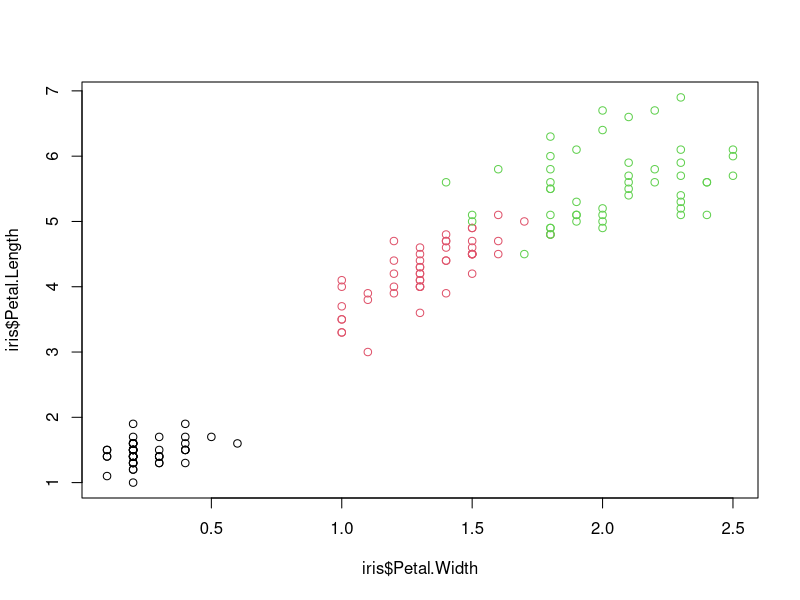

Write the R code that produced this figure.
################### KNN ###################

# Distance euclidienne entre p vecteurs de dimension n
distance_euclidienne <- function(matrice, vecteur) {
    # Initialisation des variables
    distance <- c()
    # Calcul des distances
    for (i in 1:seq_len(dim(matrice))[1]){
        distance <- c(distance, sqrt(sum((matrice[i, ] - vecteur)^2)))
    }
    return(distance)
}

KNN_simple <- function(data, target, k) { # nolint: object_name_linter.
    # Initialisation des variables
    indices <- c()

    # Calcul des distances
    distance <- distance_euclidienne(data, target)

    # Récupération des kppv en fonction des kppd
    kppd <- sort(distance)[1:k]
    for (i in 1:k){
        indices <- c(indices, which(distance == kppd[i]))
    }

    kppv <- c()
    for (i in 1:k){
        kppv <- c(kppv, data[indices[i]])
    }

    # On retourne les indices et les kppv
    return(indices)
}

# On classe les kppv en moyennant les valeurs des classes des kppv
KNN <- function(data, target, k) { # nolint: object_name_linter.
    # Initialisation des variables
    indices <- KNN_simple(data, target, k)

    # Classement
    interet <- iris$Species[indices]
    occurences <- names(sort(table(interet), decreasing = TRUE)[1])

    # Return
    return(occurences)
}

################### Tests ###################
plot(iris$Petal.Width, iris$Petal.Length, col = iris$Species)

KNN(matrix(iris$Petal.Width, ncol = 1), c(1.0), 3) # Versicolor
KNN(matrix(iris$Petal.Width, ncol = 1), c(3.0), 11) # Virginica
KNN(matrix(iris$Petal.Width, ncol = 1), c(0.2), 4) # Setosa

KNN(matrix(iris$Petal.Length, ncol = 1), c(1.0), 3) # Setosa

# KNN avec Petal.Length et Petal.Width
KNN(as.matrix(iris[, 3:4]), c(3.0, 1.0), 11) # Versicolor
KNN(as.matrix(iris[, 3:4]), c(5.0, 1.7), 2) # Versicolor
KNN(as.matrix(iris[, 3:4]), c(5.0, 1.7), 5) # Virginica

# KNN avec toutes les variables (sauf Species)
KNN(as.matrix(iris[, 1:4]), c(2.7, 0.9, 5.0, 1.7), 5) # Versicolor
KNN(as.matrix(iris[, 1:4]), c(0.7, 0.9, 3.0, 1), 1) # Setosa